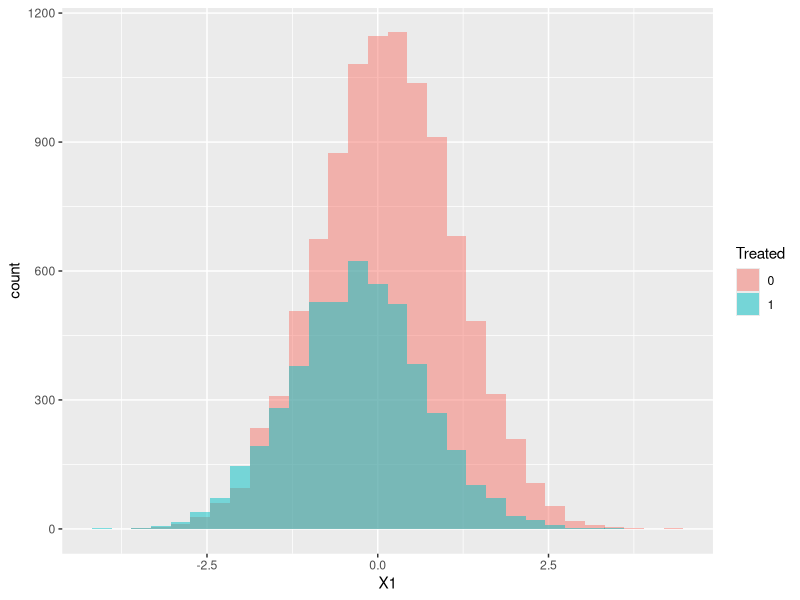
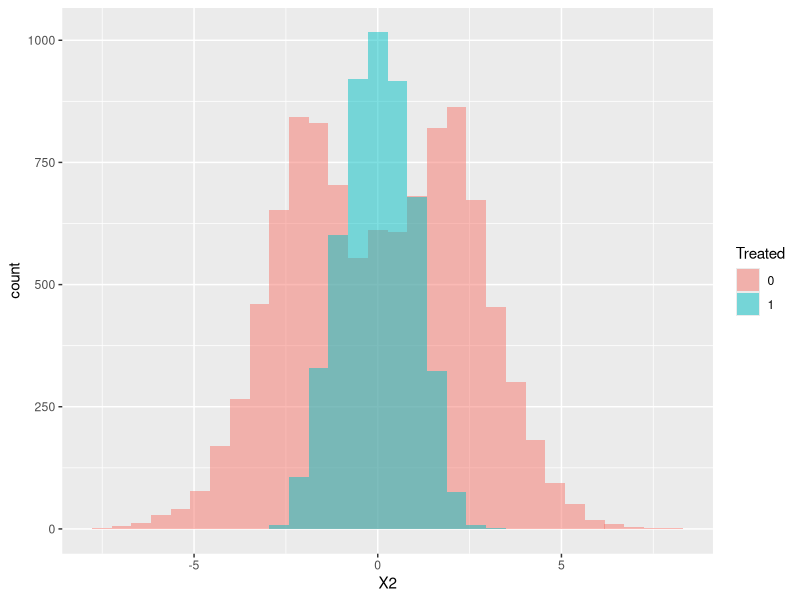

R code for these plots, in order:
## Matching Estimators
## Author: Joe Ornstein (jornstein@uga.edu)
## Date: November 16, 2020
## Version: 1.0

## In this script, we'll explore what happens if the data-generating process is nonlinear.
## Do linear models still produce good causal estimates?

library(tidyverse)
set.seed(42)


# ------------------- Part 1: Generate some random data -------------------------

# sample size
n <- 15000

# the true causal effect; this is what we want to estimate!
beta <- 4

# X1 is distributed normally
X1 <- rnorm(n,0,1)

# X2 is distributed normally
X2 <- rnorm(n,0,2)

# Tr (the treatment) is caused by X1 and X2 in a weird nonlinear fashion
Tr <- if_else(X1 + X2^2 - rnorm(n,0,2.5) < 1, 1, 0)
# (more likely to be in the treatment group if X1 is small and X2 is close to zero)

# Y is caused by Tr, X1, and X2 in a weird nonlinear fashion plus some noise
Y <- beta*Tr - 2*X1^3 + 3*X2^2 + rnorm(n,0,2)

# put it all into a data frame
data <- tibble(index = 1:n,
               Y,Tr,X1,X2)


# ------------------- Part 2: Estimating beta with lm() ---------------------

'****************************************************************************
  EXERCISE: Is the Y value for the treatment group significantly larger or smaller
  than the Y value for the control group? Compute the difference-in-means.
******************************************************************************'



'****************************************************************************
  EXERCISE: The problem is that the covariates (X1 and X2) are imbalanced! 
  - What is the average X1 and X2 in the control group? The treatment group?
******************************************************************************'

# Here's a visualization:
ggplot(data = data) +
  geom_histogram(aes(x=X1,fill=factor(Tr)), 
                 alpha = 0.5, position = 'identity') +
  labs(fill = 'Treated')

ggplot(data = data) +
  geom_histogram(aes(x=X2,fill=factor(Tr)), 
                 alpha = 0.5, position = 'identity') +
  labs(fill = 'Treated')


'****************************************************************************
  EXERCISE: Condition on X1 and X2 using a linear model. Does that solve
  the problem?
******************************************************************************'



# -------------- Part 3: Introducing the Matching Estimator -----------------

# Motivation: We still want to condition on confounding variables, 
# but the true relationships are not linear, so lm() performs poorly.

# The Matching Approach: 
# for each observation in the treatment group, match it with an observation in the
# control group, such that pretreatment covariates are 'balanced' across groups 
# (they don't significantly differ). Then compare means as usual!

# install and load the 'Matching' package
library(Matching)

# Use the Match() function to find a matched control group
# It takes three arguments:
# Y = the outcome variable
# Tr = the treatment group indicator (0 or 1)
# X = a matrix of covariates
m <- Match(Y = Y, Tr = Tr, X = cbind(X1,X2))

# Get the summary() of your match object for an estimate of the average treatment effect
summary(m)

# Witchcraft! How does it work??
# To see, let's look at the matched control group it created.
matched_control_group <- data[m$index.control,] # the matched control group
treatment_group <- data[m$index.treated,] # the treatment group
matched_data <- bind_rows(matched_control_group, treatment_group) # put them both together


'****************************************************************************
  EXERCISE: 
    1. Look at the matched_control_group dataframe. What do you notice?
    2. Are the covariates X1 and X2 balanced in the new matched_data?
    (Summarize and visualize)
******************************************************************************'




# --------------- Part 4: Where matching can go wrong ------------------------


# NOTE: Matching estimators recover the true causal effect under two conditions:
# 1. You can assume "selection on observables" (i.e. you know the true DAG and 
#     can close all the backdoor paths)
# 2. There is enough overlap on covariates that you can to find matches for 
#     everyone in the treatment group.

# Here's another set of random data where Match() doesn't perform so well.

# the true average treatment effect
beta <- 4

# sample size 
n <- 1500

# Z is distributed standard normal
Z <- rnorm(n,0,3)

# treatment is caused by Z
Tr <- if_else(Z > 0, 1, 0)

# Y is caused by Tr, Z, and some random noise
Y <- beta*Tr - Z^3 + Z^2 + rnorm(n,0,1)

# combine into a dataframe
data <- tibble(index = 1:n,
               Y,Tr,Z)

'****************************************************************************
  EXERCISE: Using this dataset, show that you cannot recover the true 
  causal effect using lm() or Match(). What went wrong? 
  (Hint: visualize your covariate imbalance.)
******************************************************************************'




# ------------------- Part 5: An Empirical Application ----------------------

# The GerberGreenImai dataset comes bundled with the Matching() package, from these papers:
#
# Gerber, Alan S. and Donald P. Green. 2000. "The Effects of Canvassing, Telephone Calls, and
# Direct Mail on Voter Turnout: A Field Experiment." American Political Science Review 94: 653-663.
#
# Imai, Kosuke. 2005. "Do Get-Out-The-Vote Calls Reduce Turnout? The Importance of 
# Statistical Methods for Field Experiments".  American Political Science Review 99: 283-300.
#

data("GerberGreenImai")

# Some respondents received Get Out The Vote phone calls.
# We want to know if they were more likely to turn out to vote.

Tr <- GerberGreenImai$PHN.C1 #treatment phone calls
Y <- GerberGreenImai$VOTED98 #outcome, turnout

# What was the turnout rate of people who answered the phone compared to the control group?
GerberGreenImai %>% 
  group_by(PHN.C1) %>% 
  summarize(turnout_rate = mean(VOTED98),
            num = n())
# Whoa. A lot fewer people answered the phone than Gerber & Green hoped...

'****************************************************************************
  EXERCISE: Are the people who answered the phone (Treated) similar on 
  pre-treatment covariates to those in the control group?
  - Some Covariates To Check: PERSONS, VOTE96.1, NEW, AGE, MAJORPTY
  - See ?GerberGreenImai for info on those covariates
******************************************************************************'


'****************************************************************************
  EXERCISE: Estimate the average treatment effect using lm()
******************************************************************************'


## With so many exact matches, matching gets a little weird, so here's how I would do it: 

## Create the pre-treatment covariate matrix
X <- GerberGreenImai %>% 
  model.matrix(~ PERSONS + VOTE96.1 + NEW + AGE + MAJORPTY + WARD - 1, data = .)
# the 'model.matrix' function is a handy way of separating that categorical variable (WARD)
# into a bunch of dummy variables. lm() does that automatically, but Match() doesn't.

m <- Match(Y = Y, Tr = Tr, X = X, M=5, ties = FALSE)
# M = 5 means we'll find five control observations for every treated observation. 
# We've got so many in the control group, we might as well!
# ties = FALSE means that Match() will randomly break ties when it sees 
# multiple exact matches

summary(m)

matched_data <- GerberGreenImai[c(m$index.treated, m$index.control),]

'****************************************************************************
  EXERCISE: Check the covariate balance in the matched_data. Did it work?
******************************************************************************'
